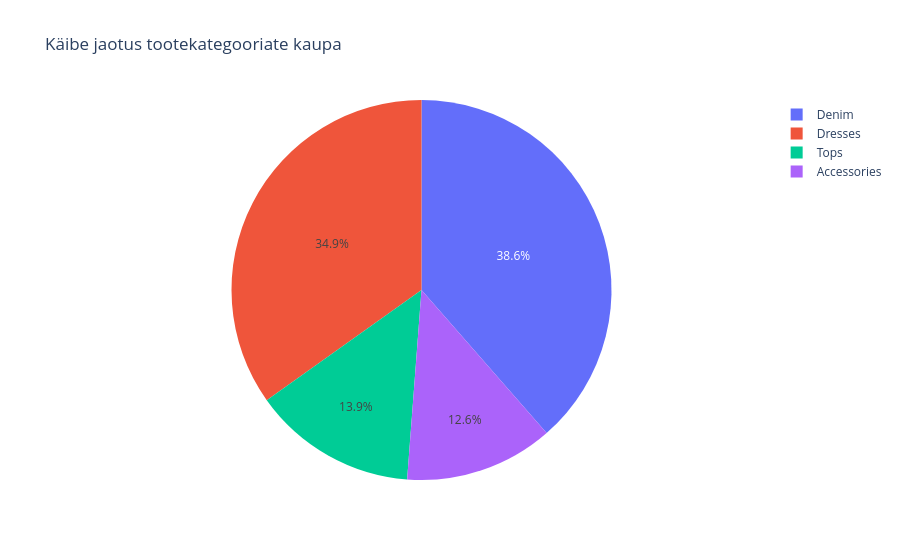

The notebook cell this image was saved under:
### Code cell
# Sektordiagramm (pie chart)
# Käibe osakaal kategooriate kaupa
cat_data = df.groupby('product_category')['total_price'].sum().reset_index()
fig = px.pie(
    cat_data,
    values='total_price',
    names='product_category',
    title='Käibe jaotus tootekategooriate kaupa'
)
fig.show()

### Figure 1 — Plotly figure (JSON) as saved in the notebook; plotly's stock layout.template omitted (floating-point values rounded to 4 significant figures)
{"data": [{"domain": {"x": [0, 1], "y": [0, 1]}, "hovertemplate": "product_category=%{label}<br>total_price=%{value}<extra></extra>", "labels": ["Accessories", "Denim", "Dresses", "Tops"], "legendgroup": "", "name": "", "showlegend": true, "type": "pie", "values": [261.3, 796.5, 720.0, 288.0]}], "layout": {"legend": {"tracegroupgap": 0}, "title": {"text": "Käibe jaotus tootekategooriate kaupa"}}}
